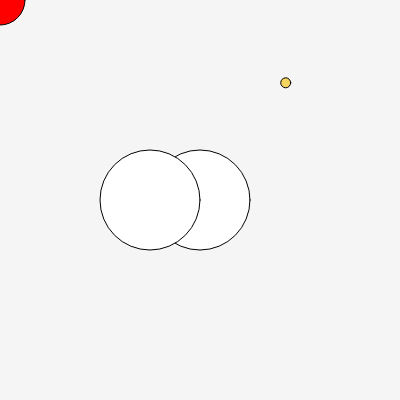
Frame 1 (no input)
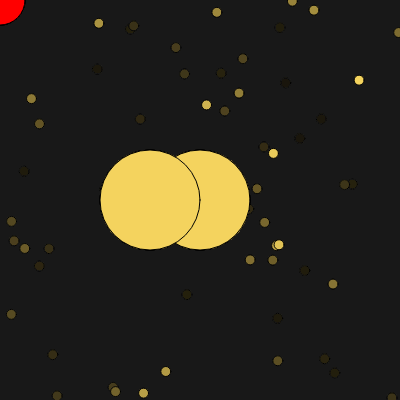
Frame 60 (no input)
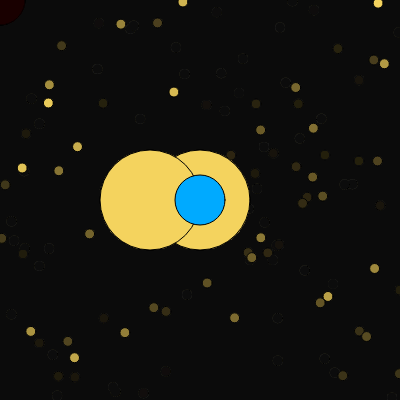
Frame 120 (the mouse pressed at the canvas centre since frame 60)

The p5.js sketch that drew these frames (run headless with seeded random() and noise() and a simulated clock; from frame 60 on, the mouse is pressed at the canvas centre):

// p5.js sketch
// ── sketch.js
function setup() {
  createCanvas(400, 400);
}

function draw() {
    background(0, 10);
    circle(200, 200, 100);
    circle(150, 200, 100);
    let c = color(`hsl(${mouseX % 360}, 100%, 50%)`);
    fill(c);
    circle(mouseX, mouseY, 50);
    fill("#f4d35eff");
    circle(random(width), random(height), 10);
}
